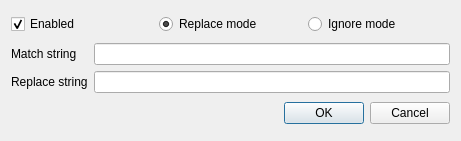
<?xml version="1.0" encoding="UTF-8"?>
<ui version="4.0">
 <class>Dialog</class>
 <widget class="QDialog" name="Dialog">
  <property name="geometry">
   <rect>
    <x>0</x>
    <y>0</y>
    <width>461</width>
    <height>141</height>
   </rect>
  </property>
  <property name="sizePolicy">
   <sizepolicy hsizetype="Preferred" vsizetype="Fixed">
    <horstretch>0</horstretch>
    <verstretch>0</verstretch>
   </sizepolicy>
  </property>
  <property name="windowTitle">
   <string>Dialog</string>
  </property>
  <layout class="QVBoxLayout" name="verticalLayout_3">
   <item>
    <layout class="QHBoxLayout" name="horizontalLayout">
     <item>
      <widget class="QCheckBox" name="chkEnabled">
       <property name="text">
        <string>Enabled</string>
       </property>
       <property name="checked">
        <bool>true</bool>
       </property>
      </widget>
     </item>
     <item>
      <widget class="QRadioButton" name="optReplace">
       <property name="text">
        <string>Replace mode</string>
       </property>
       <property name="checked">
        <bool>true</bool>
       </property>
      </widget>
     </item>
     <item>
      <widget class="QRadioButton" name="optIgnore">
       <property name="text">
        <string>Ignore mode</string>
       </property>
      </widget>
     </item>
    </layout>
   </item>
   <item>
    <layout class="QHBoxLayout" name="horizontalLayout_2">
     <item>
      <layout class="QVBoxLayout" name="verticalLayout">
       <item>
        <widget class="QLabel" name="label">
         <property name="text">
          <string>Match string</string>
         </property>
        </widget>
       </item>
       <item>
        <widget class="QLabel" name="label_2">
         <property name="text">
          <string>Replace string</string>
         </property>
        </widget>
       </item>
      </layout>
     </item>
     <item>
      <layout class="QVBoxLayout" name="verticalLayout_2">
       <item>
        <widget class="QLineEdit" name="txtMatch"/>
       </item>
       <item>
        <widget class="QLineEdit" name="txtReplace"/>
       </item>
      </layout>
     </item>
    </layout>
   </item>
   <item>
    <widget class="QDialogButtonBox" name="btnBox">
     <property name="orientation">
      <enum>Qt::Horizontal</enum>
     </property>
     <property name="standardButtons">
      <set>QDialogButtonBox::Cancel|QDialogButtonBox::Ok</set>
     </property>
    </widget>
   </item>
  </layout>
 </widget>
 <resources/>
 <connections>
  <connection>
   <sender>btnBox</sender>
   <signal>accepted()</signal>
   <receiver>Dialog</receiver>
   <slot>accept()</slot>
   <hints>
    <hint type="sourcelabel">
     <x>248</x>
     <y>254</y>
    </hint>
    <hint type="destinationlabel">
     <x>157</x>
     <y>274</y>
    </hint>
   </hints>
  </connection>
  <connection>
   <sender>btnBox</sender>
   <signal>rejected()</signal>
   <receiver>Dialog</receiver>
   <slot>reject()</slot>
   <hints>
    <hint type="sourcelabel">
     <x>316</x>
     <y>260</y>
    </hint>
    <hint type="destinationlabel">
     <x>286</x>
     <y>274</y>
    </hint>
   </hints>
  </connection>
 </connections>
</ui>
